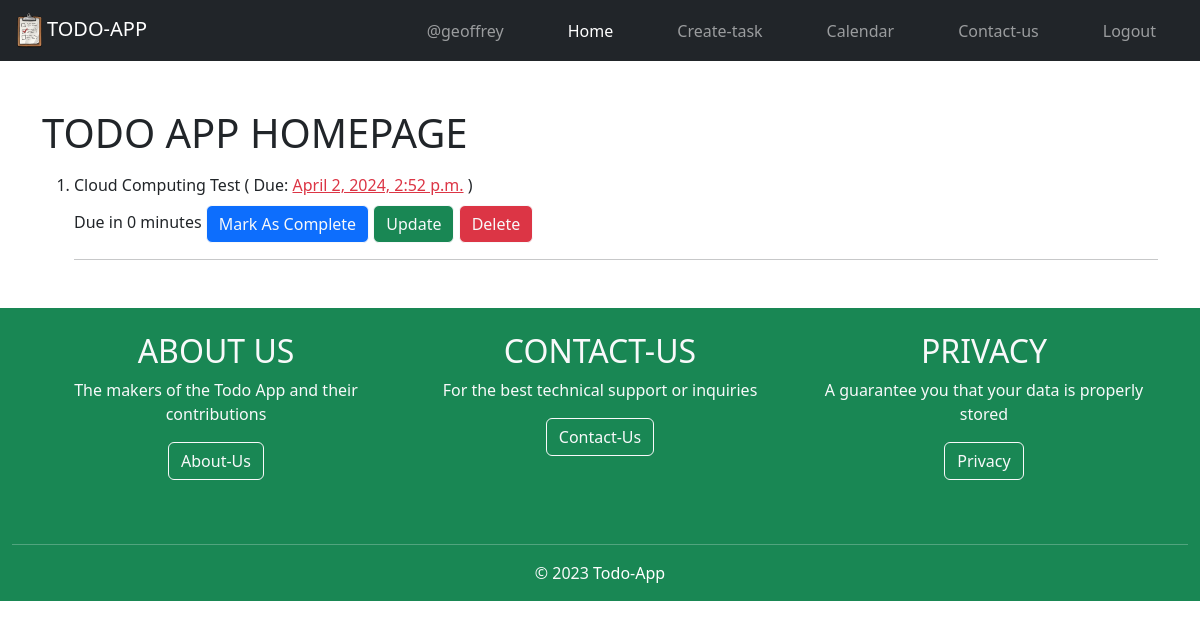
The app's page /views-tasks/ (signed in), older data.
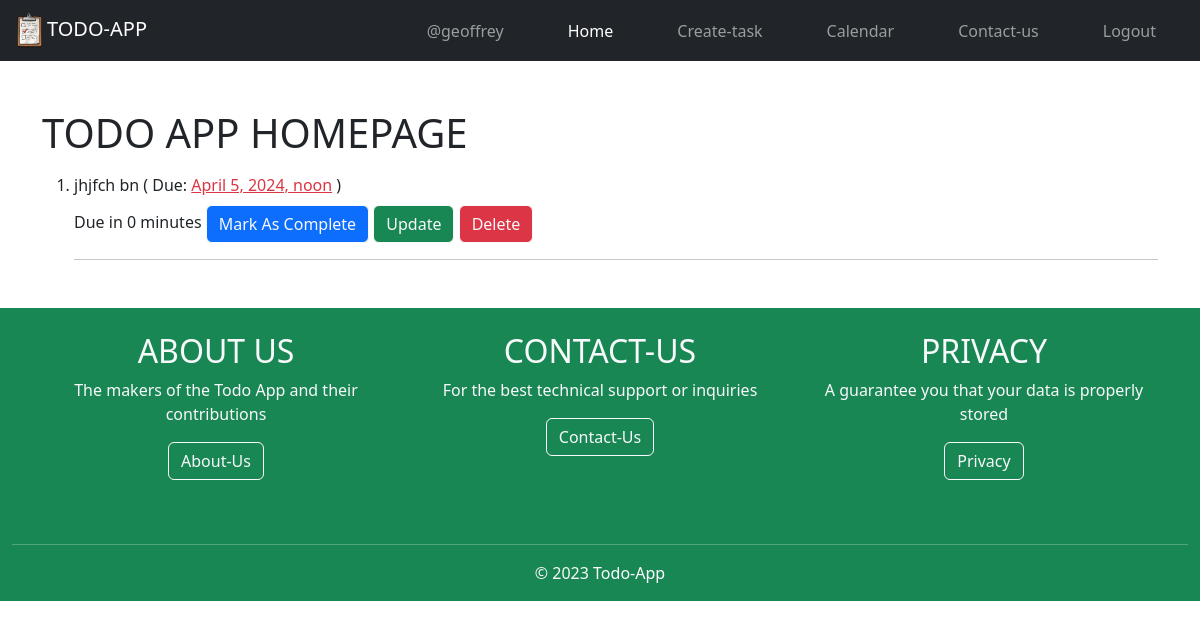
The same page, newer data.
### todo_app/models.py (models this page shows, shortened)
class TodoAppModel(models.Model):
    user = models.ForeignKey(User,on_delete=models.CASCADE)
    title = models.CharField(max_length=200)
    description = models.TextField(null=True,blank=True)
    due_datetime = models.DateTimeField(blank=True, auto_now=False)
    completed = models.BooleanField(default=False)
    completed_on_datetime=models.DateTimeField(null=True,blank=True, auto_now=False)
    email_notification_sent = models.BooleanField(default=False)
    created_at_datetime = models.DateTimeField(auto_now_add=True)
    updated_at_datetime = models.DateTimeField(auto_now=True)
    class Meta:
        ordering = ['completed', 'due_datetime','updated_at_datetime']

### todo_app/views.py (the view)
# urls.py: path('views-tasks/',views.viewTasks, name='viewTasks'),
@login_required(login_url='login')
def viewTasks(request):
    page = 'viewTasks'
    todoTask = TodoAppModel.objects.filter(user=request.user)
    context = {'page': page, 'todoTask': todoTask}
    return render(request, 'todo_app/viewTasks.html', context)

### todo_app/templates/todo_app/viewTasks.html (shortened to what this page needs)
{% extends 'base/main.html' %}
{% load static %}
{% block content %}
    <div class="my-5 container-md">
        <head>
            <link rel="stylesheet" href="{% static 'todo_app/css/view_tasks.css' %}">
        </head>
        {% if page == 'viewTasks' %}
            <h1>TODO APP HOMEPAGE</h1>
        {% else%}
            <h1>TODO APP TASKS</h1>
        {% endif %}
        <ol>
            {% for task in todoTask %}
                <li class="mt-3">
                    {% if task.completed %}
                        {{ task.title }} ( Due: <b class="text-danger">{{task.due_datetime}} </b>completed: <b class = "text-primary">{{task.completed_on_datetime}}</b> )
                        <div class="mt-2"></div>
                        <a class="btn btn-outline-light bg-secondary" href="">Task completed {{task.completed_on_datetime|timesince}} ago</a>
                        <a class="btn btn-outline-light bg-success" href="{% url 'updateTask' task.id %}">Update</a>
                        <a class="btn btn-outline-light bg-danger" href="{% url 'deleteTask' task.id %}">Delete</a>
                        <hr>
                    {% else %}
                        {{ task.title }} ( Due:  <a class = "text-danger">{{task.due_datetime}}</a> )
                        Due in {{task.due_datetime|timeuntil}}
                        <a class="btn btn-outline-light bg-primary" href="{% url 'completeTask' task.id %}">Mark As Complete</a>
                        <a class="btn btn-outline-light bg-success" href="{% url 'updateTask' task.id %}">Update</a>
                        <a class="btn btn-outline-light bg-danger" href="{% url 'deleteTask' task.id %}">Delete</a>
                        <hr>
                    {% endif %}
                </li>
            {% empty %}
                <li>No items added yet? Click here to add tasks <a href="{% url 'createTask' %}" class="btn btn-outline-light bg-success">Create Task</a></li>
            {% endfor %}
        </ol>
    </div>
{% endblock content %}

### templates/base/main.html (shortened to what this page needs)
{% load static %}
<!DOCTYPE html>
<html lang="en">
<head>
    <link rel="stylesheet" href="{% static 'base/bootstrap.css' %}">
    <link rel="stylesheet" href="https://cdn.jsdelivr.net/npm/bootstrap@5.2.3/dist/css/bootstrap.min.css">
    <link href='https://cdn.jsdelivr.net/npm/bootstrap-icons@1.8.1/font/bootstrap-icons.css' rel='stylesheet'>
</head>
<body>
    {% include 'base/header.html' %}
    {% block content %}
    {% endblock content %}
    {% include 'base/footer.html' %}
</body>
</html>

### templates/base/header.html (shortened to what this page needs)
{% load static %}
<nav class="navbar navbar-expand-md navbar-dark bg-dark">
	<div class="container-fluid">
		<a class="navbar-brand h1 mb-0" href="{% url 'welcome' %}">
			<img src="{% static 'base/logo.png' %}" alt="logo image" style="width:35px; height: 35px"/>TODO-APP</a>
		<div class="collapse navbar-collapse" id="navbarNav">
			<ul class="navbar-nav ms-auto">
				{% if not request.user.is_authenticated %}
					{% if page == 'welcome' %}
						<li class="nav-item mx-4"><a class="nav-link active" href="{% url 'welcome' %}">Welcome</a></li>
					{% else %}
						<li class="nav-item mx-4"><a class="nav-link" href="{% url 'welcome' %}">Welcome</a></li>
					{% endif %}
					{% if page == 'login' %}
						<li class="nav-item mx-4"><a class="nav-link active" href="{% url 'login' %}">Login</a></li>
					{% else %}
						<li class="nav-item mx-4"><a class="nav-link" href="{% url 'login' %}">Login</a></li>
					{% endif %}
					{% if page == 'passwordResetForm' or page == 'passwordResetConfirm' %}
						<li class="nav-item mx-4"><a class="nav-link active" href="{% url 'register' %}">Reset Password</a></li>
					{% endif %}
					{% if page == 'register' %}
						<li class="nav-item mx-4"><a class="nav-link active" href="{% url 'register' %}">Register</a></li>
					{% else %}
						<li class="nav-item mx-4"><a class="nav-link" href="{% url 'register' %}">Register</a></li>
					{% endif %}
				{% comment %} if user is authenticated {% endcomment %}
				{% else %}
					{% if  page == 'editUserNameOrEmail' or page == 'editUserPassword' %}
						<li class="nav-item mx-4"><a class="nav-link active" href="{% url 'editUserNameOrEmail' %}">@{{request.user.username}}</a></li>
					{% else %}
						<li class="nav-item mx-4"><a class="nav-link" href="{% url 'editUserNameOrEmail' %}">@{{request.user.username}}</a></li>
					{% endif %}
					{% if page == 'viewTasks' %}
						<li class="nav-item mx-4"><a class="nav-link active" href="{% url 'viewTasks' %}">Home</a></li>
					{% else %}
						<li class="nav-item mx-4"><a class="nav-link" href="{% url 'viewTasks' %}">Home</a></li>
					{% endif %}
					{% if page == 'createTask' %}
						<li class="nav-item mx-4"><a class="nav-link active" href="{% url 'createTask' %}">Create-task</a></li>
					{% else %}
						<li class="nav-item mx-4"><a class="nav-link" href="{% url 'createTask' %}">Create-task</a></li>
					{% endif %}
					{% if page == 'calendar' %}
						<li class="nav-item mx-4"><a class="nav-link active" href="{% url 'calendarView' %}">Calendar</a></li>
					{% else %}
						<li class="nav-item mx-4"><a class="nav-link" href="{% url 'calendarView' %}">Calendar</a></li>
					{% endif %}
					{% if page == 'contactUs' %}
						<li class="nav-item mx-4"><a class="nav-link active" href="{% url 'contactUs' %}">Contact-us</a></li>
					{% else %}
						<li class="nav-item mx-4"><a class="nav-link" href="{% url 'contactUs' %}">Contact-us</a></li>
					{% endif %}
					<li class="nav-item mx-4"><a class="nav-link" href="{% url 'logout' %}">Logout</a></li>
				{% endif %}
			</ul>
		</div>
  	</div>
</nav>

### templates/base/footer.html (shortened to what this page needs)
<footer class="container-fluid text-light bg-success">
    <div class="row container-fluid justify-content-between text-center mx-auto pt-4">
        <div class="col-md-4 mb-5">
            <h2>ABOUT US</h2>
            <p>The makers of the Todo App and their contributions</p>
            <a href="{% url 'aboutUs' %}" class="btn btn-block btn-outline-light bg-success">About-Us</a>
        </div>
        <div class="col-md-4 mb-5">
            <h2>CONTACT-US</h2>
            <p>For the best technical support or inquiries</p>
            <a href="{% url 'contactUs' %}" class="btn btn-block btn-outline-light bg-success">Contact-Us</a>
        </div>
        <div class="col-md-4 mb-5">
            <h2>PRIVACY</h2>
            <p>A guarantee you that your data is properly stored</p>
            <a href="{% url 'editUserNameOrEmail' %}" class="btn btn-block btn-outline-light bg-success">Privacy</a>
        </div>
    </div>
  <hr />
  <div class="row mb-1">
    <div class="col-md-12 text-center">
      <p>
        &copy; 2023
        <a href="#" class="text-white text-decoration-none">Todo-App </a>
      </p>
    </div>
  </div>
</footer>

Row changes from the older to the newer data that the page shows:
removed TodoAppModel: title "Cloud Computing Test", due_datetime "April 2, 2024, 2:52 p.m.", due_datetime "0 minutes"
added TodoAppModel: title "jhjfch bn", due_datetime "April 5, 2024, noon", due_datetime "0 minutes"
